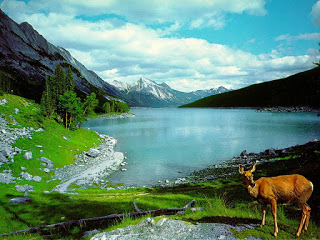
#> input picture ipu/ipu ass1/img61.jpg, 320 x 240 px
$ jupyter execute Q5.ipynb
#> lines starting #> are read from the running program, lines starting #| are printed output that depends on the picture; after the words box and inside, x2 and y2 are one past the last pixel; in counts of white or black regions, pixels touching at a corner belong together
[cell 1]
import cv2
import numpy as np

# Load the scene and object images
scene = cv2.imread("img61.jpg")
#> scene is the input picture: shape (240, 320, 3); mean B, G, R 117.1, 134.7, 95.1
object_img = cv2.imread("Sample_Image.jpg")
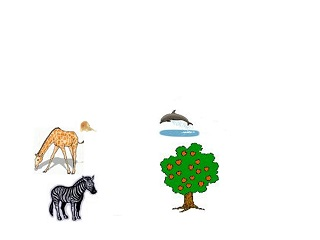
#> input picture ipu/ipu ass1/Sample_Image.jpg, 320 x 240 px
#> object_img is the input picture: shape (240, 320, 3); mean B, G, R 242, 245.7, 243.6

# Resize the object image to match the scene's dimensions
object_resized = cv2.resize(object_img, (scene.shape[1], scene.shape[0]))

# Convert the object image to grayscale for masking
gray_object = cv2.cvtColor(object_resized, cv2.COLOR_BGR2GRAY)
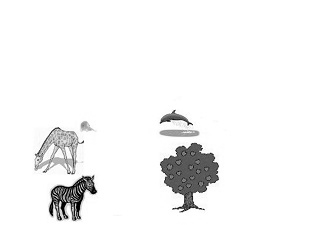
#> gray_object: shape (240, 320); min 0, max 255, mean 244.6

# Create a binary mask where the object is not white (assumes a white background)
_, mask = cv2.threshold(gray_object, 240, 255, cv2.THRESH_BINARY_INV)
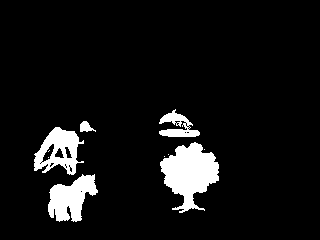
#> mask: shape (240, 320); 7.6% white; 10 white regions (5 under 20 px), largest, box (x1, y1, x2, y2) and area: (160, 142, 219, 213) 2429, (48, 174, 98, 222) 1427, (34, 127, 84, 175) 1287, (159, 109, 200, 137) 555, (80, 121, 96, 132) 106

# Invert mask to get the background
mask_inv = cv2.bitwise_not(mask)

# Use bitwise operations to keep only the object in the foreground
scene_bg = cv2.bitwise_and(scene, scene, mask=mask_inv)
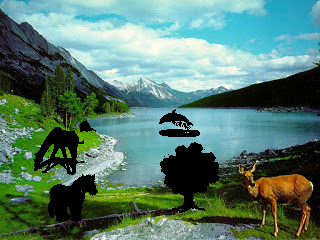
#> scene_bg: shape (240, 320, 3); mean B, G, R 110.3, 124.7, 88.6
object_fg = cv2.bitwise_and(object_resized, object_resized, mask=mask)
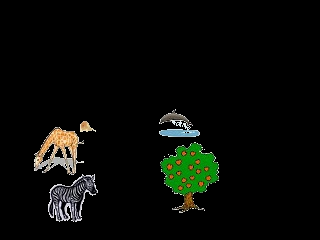
#> object_fg: shape (240, 320, 3); mean B, G, R 6.6, 10.2, 8.1

# Combine the object with the scene
composite_image = cv2.add(scene_bg, object_fg)
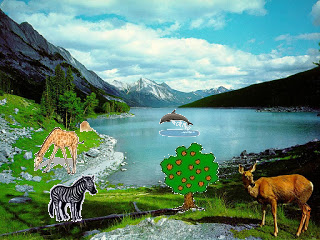
#> composite_image: shape (240, 320, 3); mean B, G, R 116.9, 134.9, 96.7

# Display the final composite image
cv2.imshow("Composite Image", composite_image)
cv2.waitKey(0)
cv2.destroyAllWindows()
